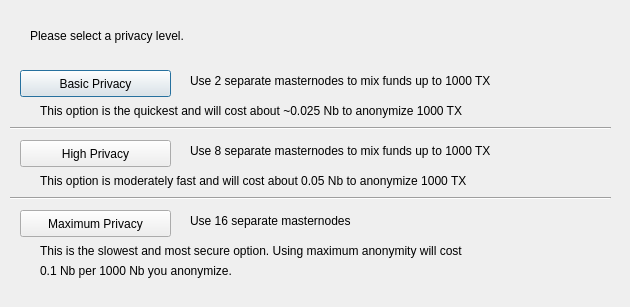
<?xml version="1.0" encoding="UTF-8"?>
<ui version="4.0">
 <class>DarksendConfig</class>
 <widget class="QDialog" name="DarksendConfig">
  <property name="geometry">
   <rect>
    <x>0</x>
    <y>0</y>
    <width>630</width>
    <height>307</height>
   </rect>
  </property>
  <property name="windowTitle">
   <string>Configure Darksend</string>
  </property>
  <widget class="QPushButton" name="buttonBasic">
   <property name="geometry">
    <rect>
     <x>20</x>
     <y>70</y>
     <width>151</width>
     <height>27</height>
    </rect>
   </property>
   <property name="text">
    <string>Basic Privacy</string>
   </property>
  </widget>
  <widget class="QPushButton" name="buttonHigh">
   <property name="geometry">
    <rect>
     <x>20</x>
     <y>140</y>
     <width>151</width>
     <height>27</height>
    </rect>
   </property>
   <property name="text">
    <string>High Privacy</string>
   </property>
  </widget>
  <widget class="QPushButton" name="buttonMax">
   <property name="geometry">
    <rect>
     <x>20</x>
     <y>210</y>
     <width>151</width>
     <height>27</height>
    </rect>
   </property>
   <property name="text">
    <string>Maximum Privacy</string>
   </property>
  </widget>
  <widget class="QLabel" name="label">
   <property name="geometry">
    <rect>
     <x>30</x>
     <y>20</y>
     <width>571</width>
     <height>31</height>
    </rect>
   </property>
   <property name="text">
    <string>Please select a privacy level.</string>
   </property>
  </widget>
  <widget class="QLabel" name="label_2">
   <property name="geometry">
    <rect>
     <x>190</x>
     <y>70</y>
     <width>421</width>
     <height>21</height>
    </rect>
   </property>
   <property name="text">
    <string>Use 2 separate masternodes to mix funds up to 1000 TX</string>
   </property>
  </widget>
  <widget class="QLabel" name="label_3">
   <property name="geometry">
    <rect>
     <x>190</x>
     <y>140</y>
     <width>411</width>
     <height>21</height>
    </rect>
   </property>
   <property name="text">
    <string>Use 8 separate masternodes to mix funds up to 1000 TX</string>
   </property>
  </widget>
  <widget class="QLabel" name="label_4">
   <property name="geometry">
    <rect>
     <x>190</x>
     <y>210</y>
     <width>421</width>
     <height>21</height>
    </rect>
   </property>
   <property name="text">
    <string>Use 16 separate masternodes</string>
   </property>
  </widget>
  <widget class="QLabel" name="label_6">
   <property name="geometry">
    <rect>
     <x>40</x>
     <y>100</y>
     <width>561</width>
     <height>21</height>
    </rect>
   </property>
   <property name="text">
    <string>This option is the quickest and will cost about ~0.025 Nb to anonymize 1000 TX</string>
   </property>
  </widget>
  <widget class="QLabel" name="label_7">
   <property name="geometry">
    <rect>
     <x>40</x>
     <y>170</y>
     <width>561</width>
     <height>21</height>
    </rect>
   </property>
   <property name="text">
    <string>This option is moderately fast and will cost about 0.05 Nb to anonymize 1000 TX</string>
   </property>
  </widget>
  <widget class="QLabel" name="label_8">
   <property name="geometry">
    <rect>
     <x>40</x>
     <y>240</y>
     <width>561</width>
     <height>21</height>
    </rect>
   </property>
   <property name="text">
    <string>This is the slowest and most secure option. Using maximum anonymity will cost</string>
   </property>
  </widget>
  <widget class="QLabel" name="label_9">
   <property name="geometry">
    <rect>
     <x>40</x>
     <y>260</y>
     <width>561</width>
     <height>21</height>
    </rect>
   </property>
   <property name="text">
    <string>0.1 Nb per 1000 Nb you anonymize.</string>
   </property>
  </widget>
  <widget class="Line" name="line">
   <property name="geometry">
    <rect>
     <x>10</x>
     <y>120</y>
     <width>601</width>
     <height>16</height>
    </rect>
   </property>
   <property name="orientation">
    <enum>Qt::Horizontal</enum>
   </property>
  </widget>
  <widget class="Line" name="line_2">
   <property name="geometry">
    <rect>
     <x>10</x>
     <y>190</y>
     <width>601</width>
     <height>16</height>
    </rect>
   </property>
   <property name="orientation">
    <enum>Qt::Horizontal</enum>
   </property>
  </widget>
 </widget>
 <resources/>
 <connections/>
</ui>
